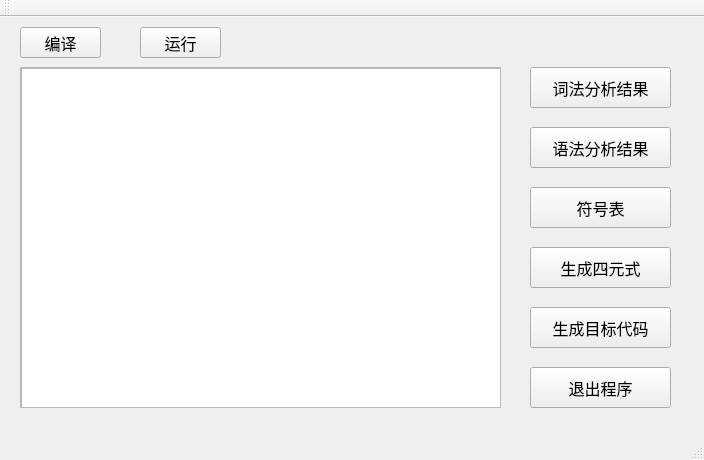
<?xml version="1.0" encoding="UTF-8"?>
<ui version="4.0">
 <class>MainWindow</class>
 <widget class="QMainWindow" name="MainWindow">
  <property name="geometry">
   <rect>
    <x>0</x>
    <y>0</y>
    <width>704</width>
    <height>460</height>
   </rect>
  </property>
  <property name="font">
   <font>
    <family>楷体</family>
    <pointsize>12</pointsize>
   </font>
  </property>
  <property name="windowTitle">
   <string>MainWindow</string>
  </property>
  <property name="styleSheet">
   <string notr="true">background-image: url(:/new/prefix1/cpl_image/1 (12).jpg);</string>
  </property>
  <widget class="QWidget" name="centralWidget">
   <widget class="QPushButton" name="pushButton">
    <property name="geometry">
     <rect>
      <x>20</x>
      <y>10</y>
      <width>81</width>
      <height>31</height>
     </rect>
    </property>
    <property name="font">
     <font>
      <family>楷体</family>
      <pointsize>12</pointsize>
     </font>
    </property>
    <property name="styleSheet">
     <string notr="true">background-image:url(:/new/prefix1/cpl_image/1 (7).jpg);</string>
    </property>
    <property name="text">
     <string>编译</string>
    </property>
   </widget>
   <widget class="QScrollArea" name="scrollArea">
    <property name="geometry">
     <rect>
      <x>20</x>
      <y>50</y>
      <width>481</width>
      <height>341</height>
     </rect>
    </property>
    <property name="widgetResizable">
     <bool>true</bool>
    </property>
    <widget class="QWidget" name="scrollAreaWidgetContents">
     <property name="geometry">
      <rect>
       <x>0</x>
       <y>0</y>
       <width>479</width>
       <height>339</height>
      </rect>
     </property>
     <widget class="QTextEdit" name="textEdit">
      <property name="geometry">
       <rect>
        <x>0</x>
        <y>0</y>
        <width>481</width>
        <height>341</height>
       </rect>
      </property>
      <property name="font">
       <font>
        <family>楷体</family>
        <pointsize>13</pointsize>
       </font>
      </property>
      <property name="styleSheet">
       <string notr="true">background-image:url(:/new/prefix1/cpl_image/1 (7).jpg);</string>
      </property>
     </widget>
    </widget>
   </widget>
   <widget class="QPushButton" name="pushButton_2">
    <property name="geometry">
     <rect>
      <x>530</x>
      <y>50</y>
      <width>141</width>
      <height>41</height>
     </rect>
    </property>
    <property name="font">
     <font>
      <family>楷体</family>
      <pointsize>12</pointsize>
     </font>
    </property>
    <property name="styleSheet">
     <string notr="true">background-image:url(:/new/prefix1/cpl_image/1 (7).jpg);</string>
    </property>
    <property name="text">
     <string>词法分析结果</string>
    </property>
   </widget>
   <widget class="QPushButton" name="pushButton_3">
    <property name="geometry">
     <rect>
      <x>530</x>
      <y>110</y>
      <width>141</width>
      <height>41</height>
     </rect>
    </property>
    <property name="font">
     <font>
      <family>楷体</family>
      <pointsize>12</pointsize>
     </font>
    </property>
    <property name="styleSheet">
     <string notr="true">background-image:url(:/new/prefix1/cpl_image/1 (7).jpg);</string>
    </property>
    <property name="text">
     <string>语法分析结果</string>
    </property>
   </widget>
   <widget class="QPushButton" name="pushButton_4">
    <property name="geometry">
     <rect>
      <x>530</x>
      <y>170</y>
      <width>141</width>
      <height>41</height>
     </rect>
    </property>
    <property name="font">
     <font>
      <family>楷体</family>
      <pointsize>12</pointsize>
     </font>
    </property>
    <property name="styleSheet">
     <string notr="true">background-image:url(:/new/prefix1/cpl_image/1 (7).jpg);</string>
    </property>
    <property name="text">
     <string>符号表</string>
    </property>
   </widget>
   <widget class="QPushButton" name="pushButton_5">
    <property name="geometry">
     <rect>
      <x>530</x>
      <y>230</y>
      <width>141</width>
      <height>41</height>
     </rect>
    </property>
    <property name="font">
     <font>
      <family>楷体</family>
      <pointsize>12</pointsize>
     </font>
    </property>
    <property name="styleSheet">
     <string notr="true">background-image:url(:/new/prefix1/cpl_image/1 (7).jpg);</string>
    </property>
    <property name="text">
     <string>生成四元式</string>
    </property>
   </widget>
   <widget class="QPushButton" name="pushButton_6">
    <property name="geometry">
     <rect>
      <x>530</x>
      <y>290</y>
      <width>141</width>
      <height>41</height>
     </rect>
    </property>
    <property name="font">
     <font>
      <family>楷体</family>
      <pointsize>12</pointsize>
     </font>
    </property>
    <property name="styleSheet">
     <string notr="true">background-image:url(:/new/prefix1/cpl_image/1 (7).jpg);</string>
    </property>
    <property name="text">
     <string>生成目标代码</string>
    </property>
   </widget>
   <widget class="QPushButton" name="pushButton_7">
    <property name="geometry">
     <rect>
      <x>530</x>
      <y>350</y>
      <width>141</width>
      <height>41</height>
     </rect>
    </property>
    <property name="font">
     <font>
      <family>楷体</family>
      <pointsize>12</pointsize>
     </font>
    </property>
    <property name="styleSheet">
     <string notr="true">background-image:url(:/new/prefix1/cpl_image/1 (7).jpg);</string>
    </property>
    <property name="text">
     <string>退出程序</string>
    </property>
   </widget>
   <widget class="QPushButton" name="pushButton_8">
    <property name="geometry">
     <rect>
      <x>140</x>
      <y>10</y>
      <width>81</width>
      <height>31</height>
     </rect>
    </property>
    <property name="font">
     <font>
      <family>楷体</family>
      <pointsize>12</pointsize>
     </font>
    </property>
    <property name="styleSheet">
     <string notr="true">background-image:url(:/new/prefix1/cpl_image/1 (7).jpg);</string>
    </property>
    <property name="text">
     <string>运行</string>
    </property>
   </widget>
  </widget>
  <widget class="QMenuBar" name="menuBar">
   <property name="geometry">
    <rect>
     <x>0</x>
     <y>0</y>
     <width>704</width>
     <height>23</height>
    </rect>
   </property>
  </widget>
  <widget class="QToolBar" name="mainToolBar">
   <attribute name="toolBarArea">
    <enum>TopToolBarArea</enum>
   </attribute>
   <attribute name="toolBarBreak">
    <bool>false</bool>
   </attribute>
  </widget>
  <widget class="QStatusBar" name="statusBar"/>
 </widget>
 <layoutdefault spacing="6" margin="11"/>
 <resources/>
 <connections/>
</ui>
